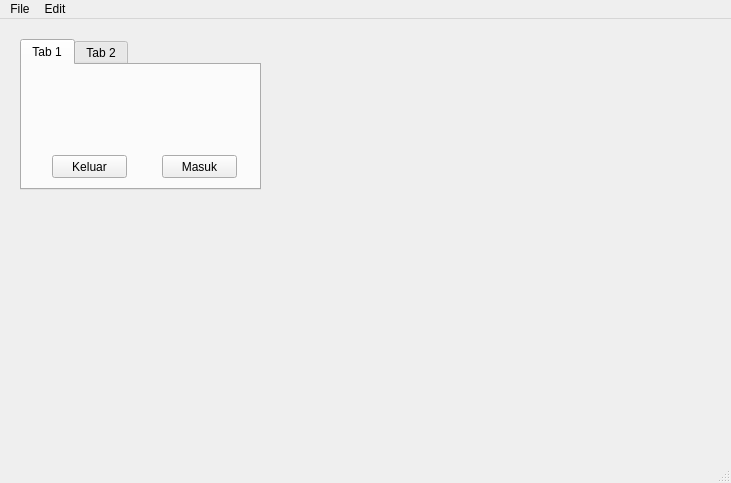
<?xml version="1.0" encoding="UTF-8"?>
<ui version="4.0">
 <class>MainWindow</class>
 <widget class="QMainWindow" name="MainWindow">
  <property name="geometry">
   <rect>
    <x>0</x>
    <y>0</y>
    <width>731</width>
    <height>483</height>
   </rect>
  </property>
  <property name="windowTitle">
   <string>MainWindow</string>
  </property>
  <widget class="QWidget" name="centralwidget">
   <widget class="QTabWidget" name="tabWidget">
    <property name="geometry">
     <rect>
      <x>20</x>
      <y>20</y>
      <width>241</width>
      <height>151</height>
     </rect>
    </property>
    <property name="currentIndex">
     <number>0</number>
    </property>
    <widget class="QWidget" name="tab">
     <attribute name="title">
      <string>Tab 1</string>
     </attribute>
     <widget class="QPushButton" name="pushButton">
      <property name="geometry">
       <rect>
        <x>30</x>
        <y>90</y>
        <width>75</width>
        <height>23</height>
       </rect>
      </property>
      <property name="text">
       <string>Keluar</string>
      </property>
     </widget>
     <widget class="QPushButton" name="pushButton_2">
      <property name="geometry">
       <rect>
        <x>140</x>
        <y>90</y>
        <width>75</width>
        <height>23</height>
       </rect>
      </property>
      <property name="text">
       <string>Masuk</string>
      </property>
     </widget>
    </widget>
    <widget class="QWidget" name="tab_2">
     <attribute name="title">
      <string>Tab 2</string>
     </attribute>
     <widget class="QLCDNumber" name="lcdNumber">
      <property name="geometry">
       <rect>
        <x>130</x>
        <y>30</y>
        <width>81</width>
        <height>81</height>
       </rect>
      </property>
     </widget>
     <widget class="QDial" name="dial">
      <property name="geometry">
       <rect>
        <x>10</x>
        <y>30</y>
        <width>91</width>
        <height>71</height>
       </rect>
      </property>
     </widget>
    </widget>
   </widget>
  </widget>
  <widget class="QMenuBar" name="menubar">
   <property name="geometry">
    <rect>
     <x>0</x>
     <y>0</y>
     <width>731</width>
     <height>21</height>
    </rect>
   </property>
   <widget class="QMenu" name="menuFile">
    <property name="title">
     <string>File</string>
    </property>
    <widget class="QMenu" name="menuCopy">
     <property name="title">
      <string>Copy</string>
     </property>
     <property name="icon">
      <iconset>
       <normaloff>Bahan/copy.png</normaloff>Bahan/copy.png</iconset>
     </property>
     <addaction name="actionSebsgisn"/>
    </widget>
    <addaction name="actionNew"/>
    <addaction name="menuCopy"/>
    <addaction name="separator"/>
    <addaction name="actionExit"/>
   </widget>
   <widget class="QMenu" name="menuEdit">
    <property name="title">
     <string>Edit</string>
    </property>
   </widget>
   <addaction name="menuFile"/>
   <addaction name="menuEdit"/>
  </widget>
  <widget class="QStatusBar" name="statusbar"/>
  <action name="actionNew">
   <property name="icon">
    <iconset>
     <normaloff>Bahan/new.png</normaloff>Bahan/new.png</iconset>
   </property>
   <property name="text">
    <string>New</string>
   </property>
  </action>
  <action name="actionexit">
   <property name="text">
    <string>exit</string>
   </property>
  </action>
  <action name="actionExit">
   <property name="icon">
    <iconset>
     <normaloff>Bahan/exit.png</normaloff>Bahan/exit.png</iconset>
   </property>
   <property name="text">
    <string>Exit</string>
   </property>
   <property name="statusTip">
    <string>Klik untuk keluar</string>
   </property>
  </action>
  <action name="actionSebagian">
   <property name="text">
    <string>Sebagian</string>
   </property>
  </action>
  <action name="actionSebsgisn">
   <property name="text">
    <string>Sebsgisn</string>
   </property>
  </action>
 </widget>
 <resources/>
 <connections>
  <connection>
   <sender>actionExit</sender>
   <signal>triggered()</signal>
   <receiver>MainWindow</receiver>
   <slot>close()</slot>
   <hints>
    <hint type="sourcelabel">
     <x>-1</x>
     <y>-1</y>
    </hint>
    <hint type="destinationlabel">
     <x>365</x>
     <y>241</y>
    </hint>
   </hints>
  </connection>
 </connections>
</ui>
